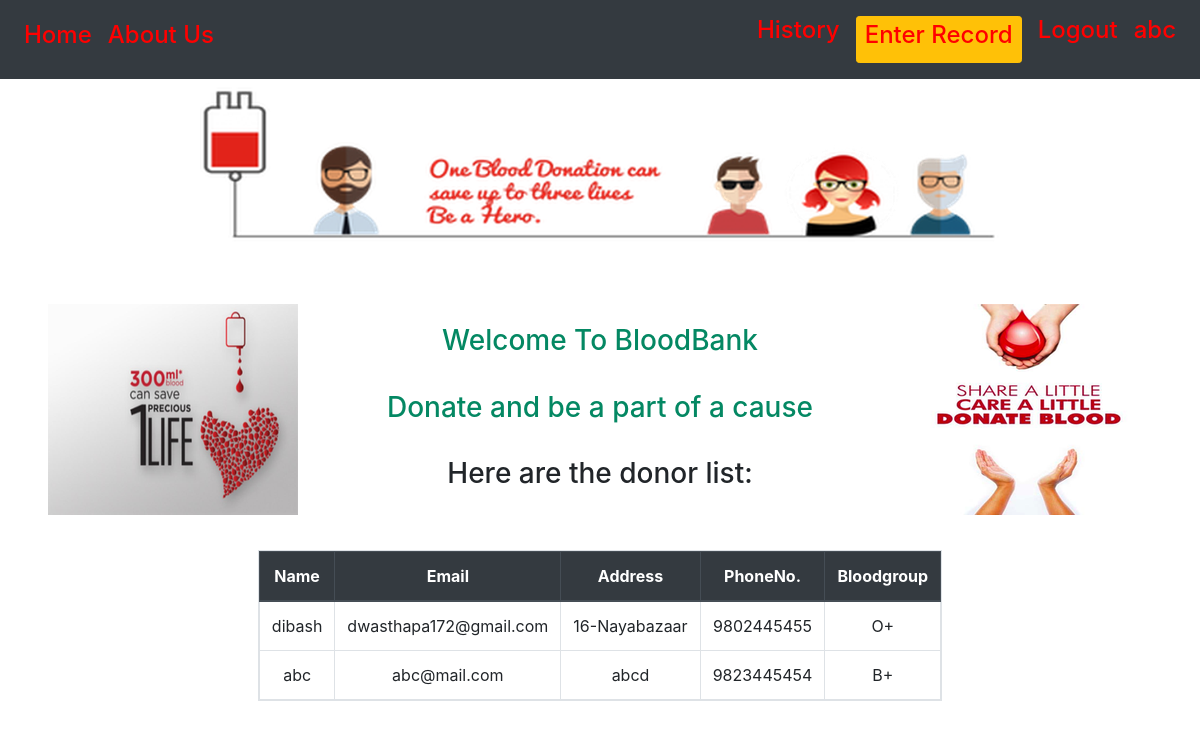
The app's page / (signed in) with its own data.
### accounts/models.py (models this page shows, shortened)
class Donor(models.Model):
    user=models.OneToOneField('auth.User',on_delete=models.CASCADE)
    email=models.EmailField(unique=True)
    bloodgroup=models.CharField(choices=Blood_Group,max_length=3)
    phonenumber=models.CharField(max_length=10,unique=True)
    address = models.CharField(max_length=264)

### record/views.py (the view)
# urls.py: path('',views.HomeView.as_view(),name='Home'),
class HomeView(ListView):
    model = Donor
    def get_queryset(self):
        return Donor.objects.order_by('-user')
    template_name='record/index.html'

### record/templates/record/index.html (shortened to what this page needs)
{% extends "record/base.html" %}
{% load static %}
{% block content %}
<div class="container mt-5 pt-4 text-center">
  <img class="img-fluid "src="{% static "image/bloodtop.png" %}" alt="">
  <div class="mt-5 pt-2">
    <div class="row g-0">
      <div class="col card-img">
        <img class="img-fluid" src="{% static "image/bloodleft.png" %}" alt="fail">
      </div>
      <div class="col-sm-6 ">
        <div class="card-body">
          <div class="card-text text-center">
            <h3 id="one">Welcome To BloodBank
              <br><br>
               Donate and be a part of a cause</h3>
          </div>
          <h3 class="mt-3 pt-3 text-center">Here are the donor list:</h3>
        </div>
      </div>
      <div class="col card-img">
          <img class="img-fluid float-right"src="{% static "image/bloodright.png" %}" alt="">
      </div>
    </div>
  </div>
  <div class="mt-3 pt-3">
      {% if donor_list %}
      <div class="row justify-content-center">
        <div class="col-auto">
        <table class="table table-hover table-bordered table-responsive">
            <thead class="thead-dark">
              <th scope="col">Name</th>
              <th scope="col">Email</th>
              <th scope="col">Address</th>
              <th scope="col">PhoneNo.</th>
              <th scope="col">Bloodgroup</th>
            </thead>
            {% for i in donor_list %}
              <tr>
                <td>{{ i.user.username }}</td>
                <td>{{i.email}}</td>
                <td>{{ i.address}}</td>
                <td>{{ i.phonenumber}}</td>
                <td>{{ i.bloodgroup}}</td>
                </tr>
            {% endfor %}
        </table>
        </div>
      </div>
      {% else %}
        <p>No donated record found</p>
      {% endif %}
  </div>
</div>
{% endblock %}

### record/templates/record/base.html (shortened to what this page needs)
<!DOCTYPE html>
  {% load static %}
  {% load bootstrap5 %}
<html lang="en" dir="ltr">
<head>
    <link rel="stylesheet" href="https://stackpath.bootstrapcdn.com/bootstrap/4.4.1/css/bootstrap.min.css">
    <link rel="stylesheet" href="{% static "record/style1.css" %}"/>
</head>
  <body>
    <nav class="navbar fixed-top navbar-expand bg-dark">
        <div class="nav navbar-nav ">
          <a class="nav-link" href="{% url "record:Home" %}"><h4>Home </h4></a>
          <a class="nav-link" href="#"> <h4>About Us </h4></a>
        </div>
        {% if user.is_authenticated %}
          <div class="nav navbar-nav ml-auto">
            <a class="nav-link" href="{% url 'record:historylist' %}" target="_blank"> <h4>History </h4></a>
            <a class ="nav-link" href="{% url 'record:createhistory' %}" target="_blank"> <button type="button" class='btn btn-sm btn-warning'> <h4>Enter Record</h4></button> </a>
            <a class="nav-link" href="{% url 'accounts:logout' %}"> <h4>Logout </h4></a>
            <a class="nav-link"><h4 > {{request.user}} </h4></a>
          </div>
        {% else %}
          <div class="nav navbar-nav ml-auto">
            <a class="nav-link " href="{% url 'accounts:signup' %}"> <button type="button" class='btn btn-sm btn-warning '><h4 >SignUp</h4></button></a>
            <a class="nav-link me-3" href="{% url 'accounts:login' %}"><h4>Login </h4> </a>
          </div>
        {% endif %}
    </nav>
      {% block content %}
      {% endblock %}
  </body>
</html>

### static/record/style1.css (style rules this page uses)
h4 { color: red; }

### records on screen
Donor: user.username "dibash", email "dwasthapa172@gmail.com", address "16-Nayabazaar", phonenumber "9802445455", bloodgroup "O+"
Donor: user.username "abc", email "abc@mail.com", address "abcd", phonenumber "9823445454", bloodgroup "B+"

### other values on screen
{{ request.user }} "abc"
